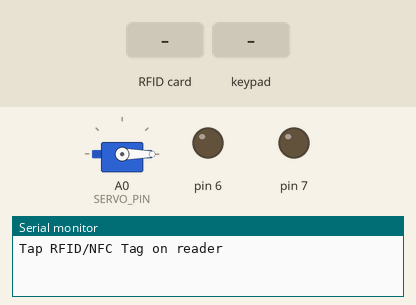
Recording of a sketch running on a simulated Arduino Uno, built with avr-gcc and run on an emulated ATmega328P. Shown: servo, output pins drawn as LEDs (lit = HIGH), the last lines printed to the serial monitor. The inputs (shaded band) are chosen by the test bench. Pins used as bus, display or sensor lines are not drawn.

Above: at 1.2 s.
1.3 s: RFID card 57 A7 B7 89 held to the reader
At 2.5 s:
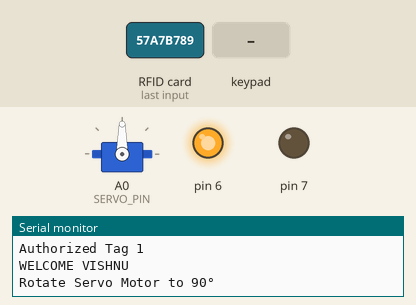
2.8 s: key 'B' pressed
At 3.9 s:
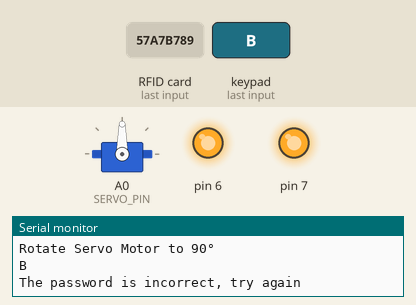
4.3 s: RFID card 96 D9 C6 5F held to the reader
7.3 s: RFID card 5E 7A 19 C4 held to the reader
At 8.6 s:
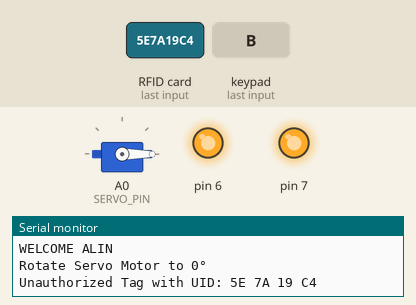
9.3 s: RFID card 57 A7 B7 89 held to the reader
At 10.8 s:
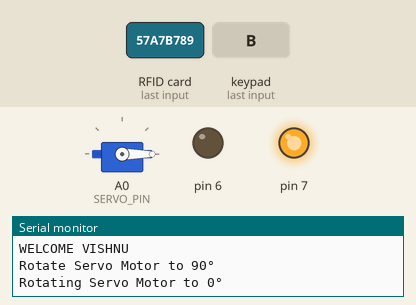
11.5 s: keypad keys 1 2 3 4 pressed 0.4 s apart
Timing chart, 0 to 14.5 s (numbered marks = the images above; inputs shaded):
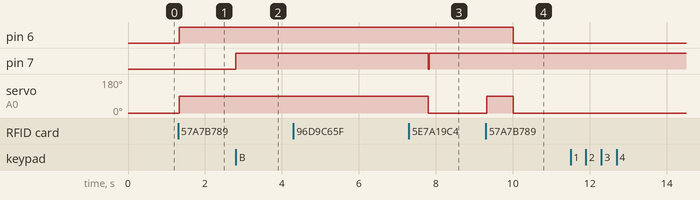

Measured:
- after the input at 1.3 s, pin 6: LOW → HIGH at once; servo on A0 (SERVO_PIN): 0° → 90° at once
- after the input at 2.8 s, pin 7: LOW → HIGH at once
- after the input at 4.3 s, every drawn part: stays the same
- after the input at 9.3 s, pin 6: HIGH → LOW after 0.71 s; servo on A0 (SERVO_PIN): 0° → 90° at once, → 0° 0.69 s later

The sketch:

RFID_AND_KEYPAD_DOOR_SYSTEM_WITH_LED.ino
```cpp
#include <SPI.h>
#include <MFRC522.h>
#include <Servo.h>
#include <Keypad.h>
#include <Servo.h>

#define SS_PIN    10
#define RST_PIN   9
#define ROW_NUM    4  // four rows
#define COLUMN_NUM 4  // four columns
#define SERVO_PIN  A0 // // the Arduino pin, which connects to the servo motor

MFRC522 rfid(SS_PIN, RST_PIN);


byte authorizedUID1[4] = {0x57, 0xA7, 0xB7, 0x89};
byte authorizedUID2[4] = {0x96, 0xD9, 0xC6, 0x5F};

Servo servo; // servo motor

char keys[ROW_NUM][COLUMN_NUM] = {
  {'1', '2', '3', 'A'},
  {'4', '5', '6', 'B'},
  {'7', '8', '9', 'C'},
  {'*', '0', '#', 'D'}
};

byte pin_rows[ROW_NUM] = {A4, A3, A2, A1}; //connect to the row pinouts of the keypad
byte pin_column[COLUMN_NUM] = {5, 4, 3, 2}; //connect to the column pinouts of the keypad

Keypad keypad = Keypad( makeKeymap(keys), pin_rows, pin_column, ROW_NUM, COLUMN_NUM );

const String password_1 = "1234"; // change your password here
const String password_2 = "5642";   // change your password here
const String password_3 = "9765";    // change your password here
String input_password;

int angle = 0; // the current angle of servo motor
unsigned long lastTime;

void setup() {
  Serial.begin(9600);
  input_password.reserve(32); // maximum password size is 32, change if needed

  servo.attach(SERVO_PIN);
  servo.write(0); // rotate servo motor to 0°
  lastTime = millis();

//RFID
  SPI.begin(); // init SPI bus
  rfid.PCD_Init(); // init MFRC522
  servo.attach(SERVO_PIN);
  servo.write(angle); // rotate servo motor to 0°

  Serial.println("Tap RFID/NFC Tag on reader");
  pinMode(6, OUTPUT);
 pinMode(7, OUTPUT);
}


void loop() {
  char key = keypad.getKey();

  if (key) {
    Serial.println(key);

    if (key == 'A') {
      input_password = ""; // reset the input password
    } else if (key == 'B') {
      if (input_password == password_1 || input_password == password_2 || input_password == password_3) {
        Serial.println("The password is correct, rotating Servo Motor to 90°");
        Serial.println("WELCOME VISHNU");
         digitalWrite(6, HIGH);
        angle = 90;
        servo.write(angle);
        lastTime = millis();
      } else {
        Serial.println("The password is incorrect, try again");
        digitalWrite(7, HIGH);
        delay(5000);
        digitalWrite(7, LOW);
      }

      input_password = ""; // reset the input password
    } else {
      input_password += key; // append new character to input password string
    }
  }

  if (angle == 90 && (millis() - lastTime) > 10000) { // 5 seconds
    angle = 0;
    servo.write(angle);
    Serial.println("Rotating Servo Motor to 0°");
    digitalWrite(6,LOW);
  }

//RFID

if (rfid.PICC_IsNewCardPresent()) { // new tag is available
    if (rfid.PICC_ReadCardSerial()) { // NUID has been readed
      MFRC522::PICC_Type piccType = rfid.PICC_GetType(rfid.uid.sak);

      if (rfid.uid.uidByte[0] == authorizedUID1[0] &&
          rfid.uid.uidByte[1] == authorizedUID1[1] &&
          rfid.uid.uidByte[2] == authorizedUID1[2] &&
          rfid.uid.uidByte[3] == authorizedUID1[3] ) {
        Serial.println("Authorized Tag 1");
        Serial.println("WELCOME VISHNU");
        digitalWrite(6, HIGH);
        changeServo();
      } else if (rfid.uid.uidByte[0] == authorizedUID2[0] &&
                 rfid.uid.uidByte[1] == authorizedUID2[1] &&
                 rfid.uid.uidByte[2] == authorizedUID2[2] &&
                 rfid.uid.uidByte[3] == authorizedUID2[3] ) {
        Serial.println("Authorized Tag 2");
        Serial.println("WELCOME ALIN");
        digitalWrite(6, HIGH);
        changeServo();
      } else {
        Serial.print("Unauthorized Tag with UID:");
        digitalWrite(7, HIGH);
        for (int i = 0; i < rfid.uid.size; i++) {
          Serial.print(rfid.uid.uidByte[i] < 0x10 ? " 0" : " ");
          Serial.print(rfid.uid.uidByte[i], HEX);
        }
        Serial.println();
      }

      rfid.PICC_HaltA(); // halt PICC
      rfid.PCD_StopCrypto1(); // stop encryption on PCD
    }
  }
}

void changeServo() {
  // change angle of servo motor
  if (angle == 0)
    angle = 90;
  else //if(angle == 90)
    angle = 0;

  // control servo motor arccoding to the angle
  servo.write(angle);
  Serial.print("Rotate Servo Motor to ");
  Serial.print(angle);
  Serial.println("°");
}
```
